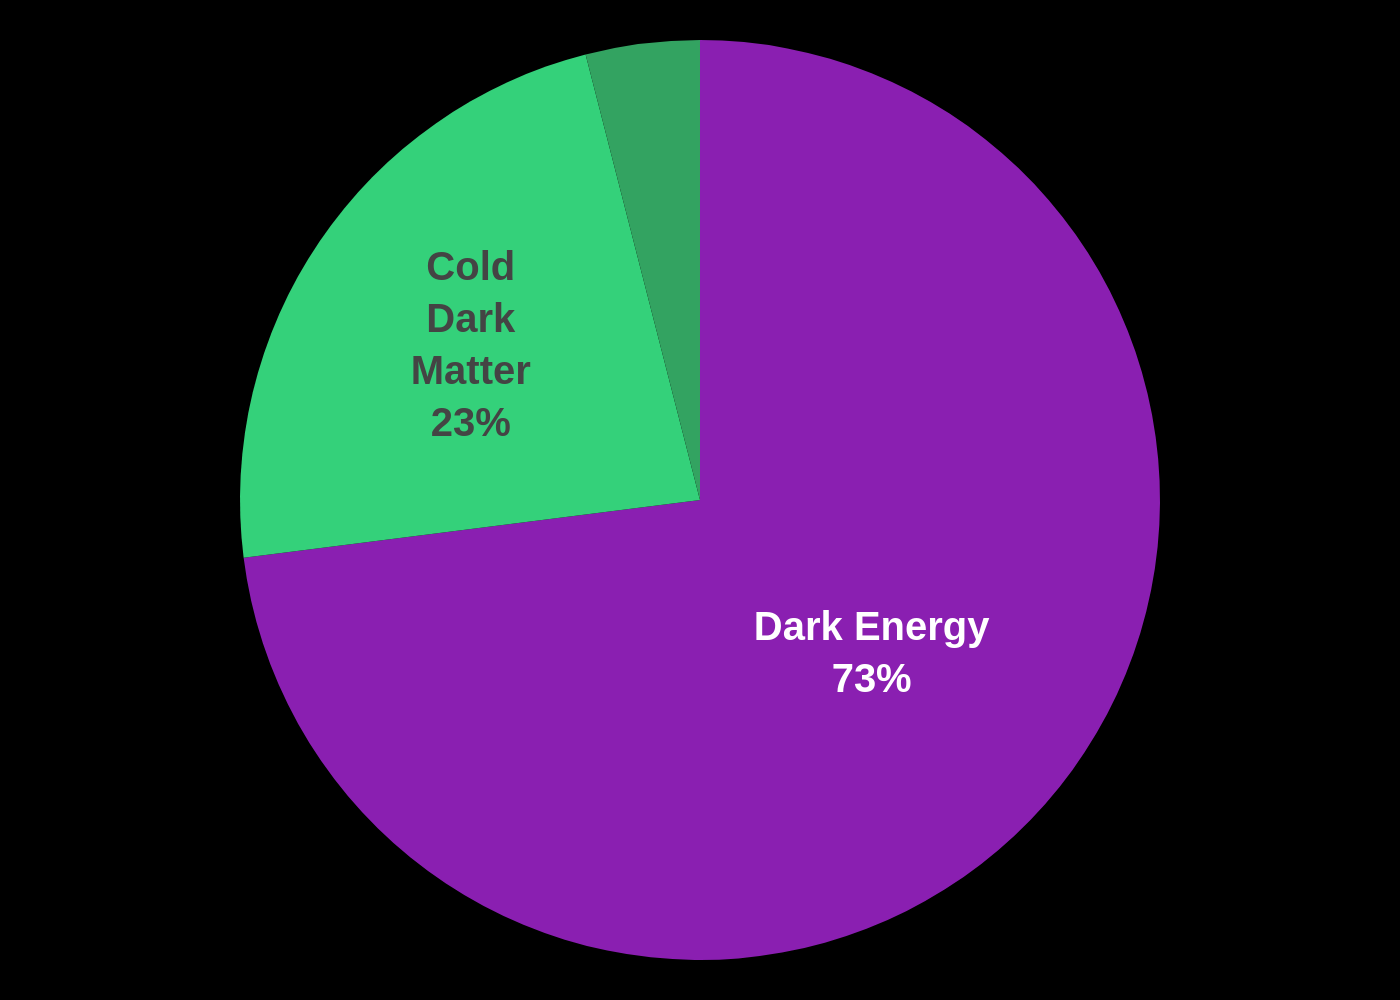

Python code for this plot:
import sys
import json
import os
import plotly.graph_objects as go

# Check for command-line argument
if len(sys.argv) != 2:
    print("Usage: python generate_chart.py <json_file_path>")
    sys.exit(1)

json_path = sys.argv[1]

# Check if the JSON file exists
if not os.path.exists(json_path):
    print(f"Error: JSON file not found at {json_path}")
    sys.exit(1)

# Read and parse the JSON file
try:
    with open(json_path, 'r', encoding='utf-8') as f:
        chart_config = json.load(f)
except json.JSONDecodeError:
    print(f"Error: Invalid JSON format in {json_path}")
    sys.exit(1)

# Extract data from the JSON structure
chart_data = chart_config.get('chart_data', [])
colors = chart_config.get('colors', [])
texts = chart_config.get('texts', {})

# Prepare data for Plotly
labels = [item['label'] for item in chart_data]
values = [item['value'] for item in chart_data]
slice_texts = [item.get('text', '') for item in chart_data]

# Create the pie chart trace
pie_trace = go.Pie(
    labels=labels,
    values=values,
    text=slice_texts,
    textinfo='text',
    marker_colors=colors,
    sort=False,  # Preserve the order from the JSON file
    direction='clockwise',
    textposition='inside',
    insidetextorientation='horizontal'
)

# Create the figure
fig = go.Figure(data=[pie_trace])

# Update layout for a clean appearance matching the original
fig.update_layout(
    showlegend=False,
    paper_bgcolor='black',
    plot_bgcolor='black',
    font=dict(
        family="Arial",
        size=18,
        color="white"
    ),
    margin=dict(t=20, b=20, l=20, r=20),
    uniformtext_minsize=12,
    uniformtext_mode='hide'
)

# Update trace-specific properties
fig.update_traces(
    hoverinfo='label+percent',
    textfont_size=20
)

# Determine the output filename from the input JSON path
base_filename = os.path.splitext(os.path.basename(json_path))[0]
output_filename = f"{base_filename}.png"

# Save the figure as a high-resolution PNG image
try:
    fig.write_image(output_filename, scale=2)
    print(f"Chart saved to {output_filename}")
except Exception as e:
    print(f"Error saving image: {e}")
    sys.exit(1)
